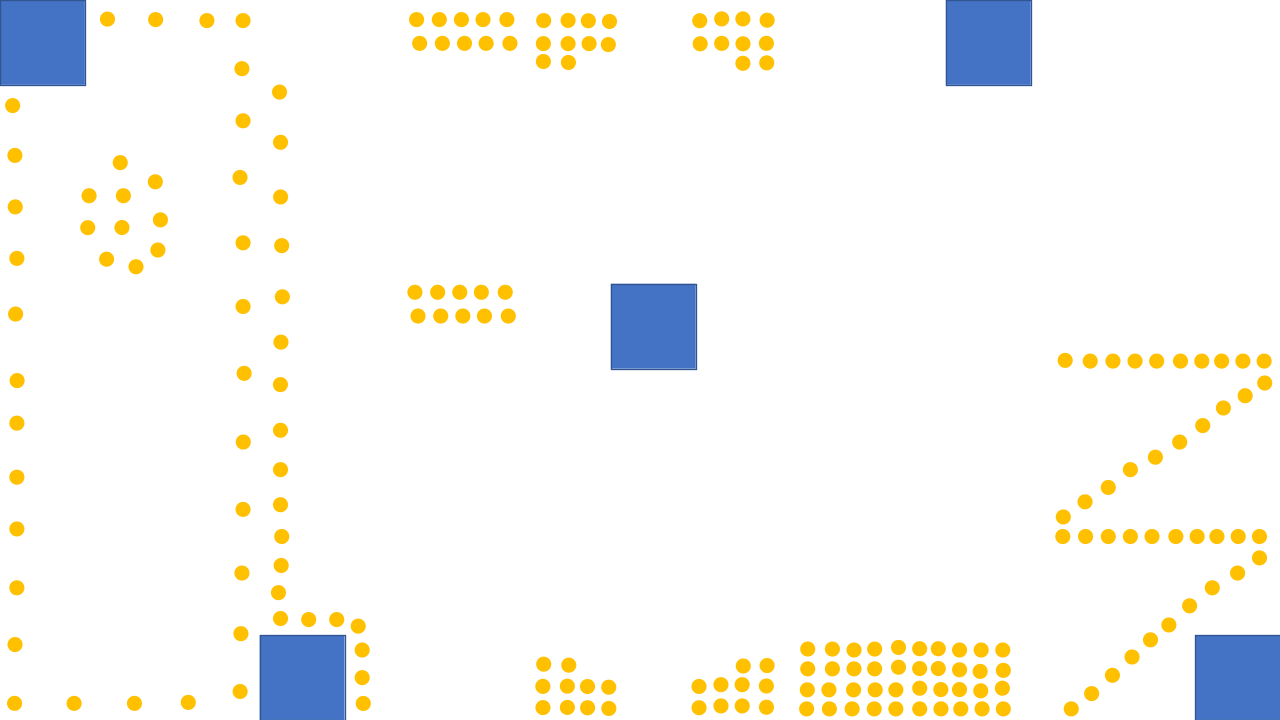
#> input picture ai/img/Organiza y planea v.1.png, 1280 x 720 px
$ python -i find_coords.py   (imports and definitions only)
#> lines starting #> are read from the running program, lines starting #| are printed output that depends on the picture; after the words box and inside, x2 and y2 are one past the last pixel; in counts of white or black regions, pixels touching at a corner belong together
#> further down, picture is the input picture: shape (720, 1280, 3); mean B, G, R 242.7, 246.9, 247.5
import numpy as np
import cv2

def find_coords(image: np.ndarray) -> tuple[list[tuple[float]], list[tuple[float]]]:
    # Convertir imagen a escala de grises
    # contrast_image = cv2.cvtColor(image, cv2.COLOR_BGR2LAB)
    gray_image = cv2.cvtColor(image, cv2.COLOR_BGR2GRAY)
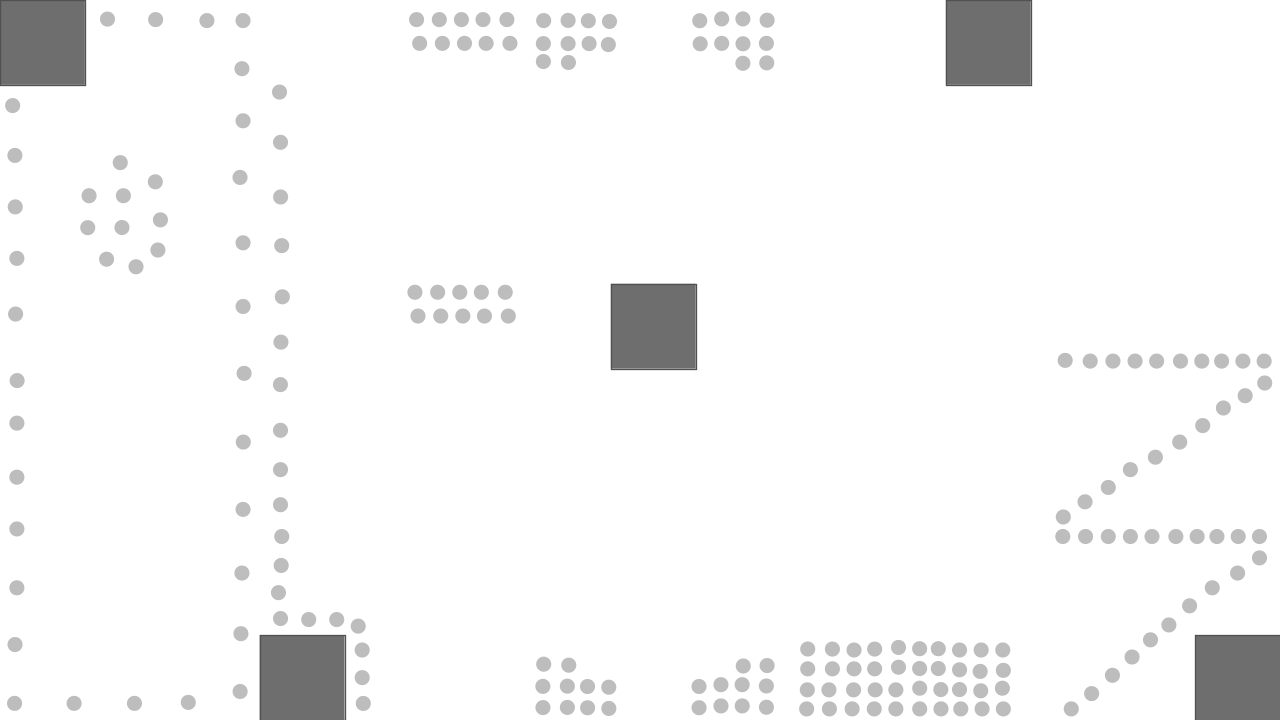
#> gray_image: shape (720, 1280); min 81, max 255, mean 246.6

    # Filtro Gaussiano
    # blur = cv2.GaussianBlur(gray_image, (5, 5), 0)
    # Umbral adaptativo para binarizar la imagen
    # _, binary_image = cv2.threshold(gray_image, 200, 255, cv2.THRESH_BINARY_INV + cv2.THRESH_OTSU)

    # Se binariza la imagen manualmente en base a la media del valor de los pixeles
    mean = np.mean(gray_image)
#> mean = 246.6
    binary_image = np.asarray((gray_image >= mean) * 255, dtype='uint8')
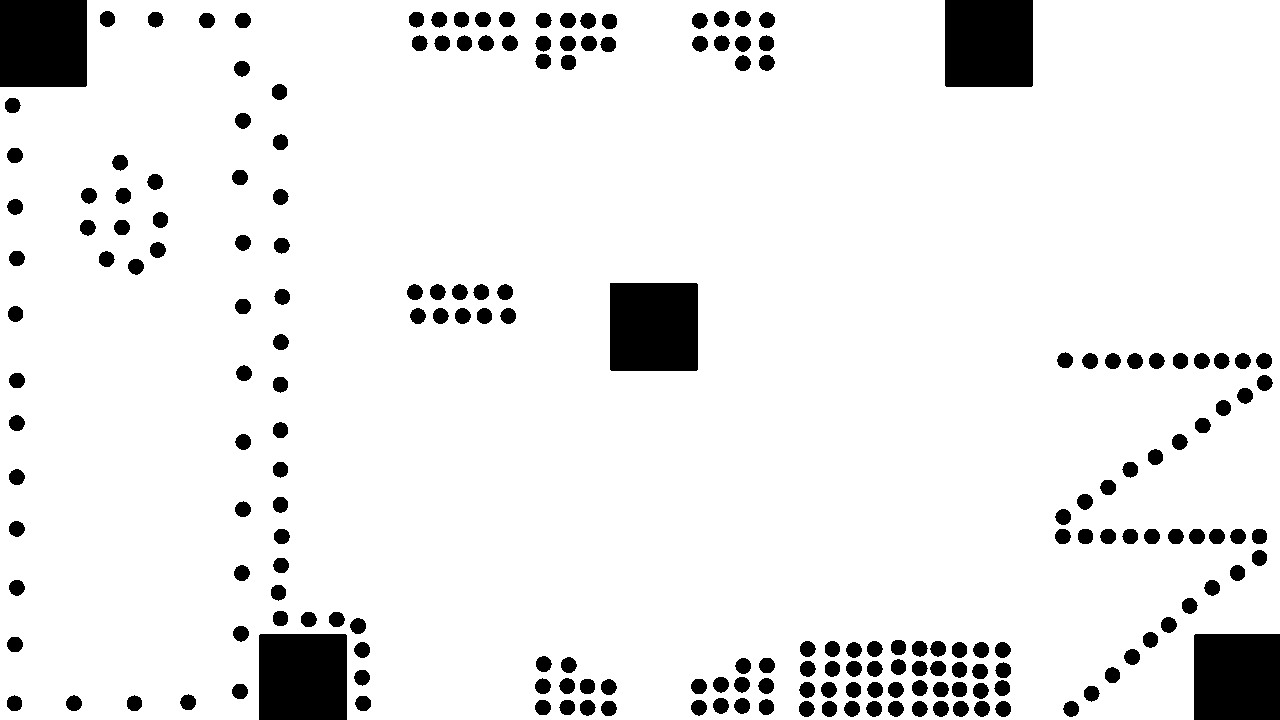
#> binary_image: shape (720, 1280); 91.6% white; 205 black regions, largest, box (x1, y1, x2, y2) and area: (610, 283, 698, 371) 7741, (945, 0, 1033, 87) 7654, (0, 0, 87, 87) 7568
    # Se invierte la imagen para obtener los componentes
    binary_image = cv2.bitwise_not(binary_image)
#> binary_image: shape (720, 1280); 8.4% white; 205 white regions

    # Encontrar contornos de las pelotas y la meta
    contours, _ = cv2.findContours(binary_image, cv2.RETR_EXTERNAL, cv2.CHAIN_APPROX_SIMPLE)
#> contours = 205 contours; largest, box (x1, y1, x2, y2) and area: (610, 283, 698, 371) 7568, (945, 0, 1033, 87) 7481, (0, 0, 87, 87) 7396, (259, 634, 347, 720) 7394, (1194, 634, 1280, 720) 7224


    # Extract the coordinates of the centers of the contours
    ball_coordinates = []
    target_coordinates = []

    # El componente con mayor área es el recuadro
    max_area = np.max([cv2.contourArea(c) for c in contours])
#> max_area = 7567.5
    mean_area = np.mean([cv2.contourArea(c) for c in contours])
#> mean_area = 349.5

    for contour in contours:
        moment = cv2.moments(contour)
        cx = int(moment["m10"] / moment["m00"])
        cy = int(moment["m01"] / moment["m00"])
        # Por lo que se descarta de las pelotas
        if cv2.contourArea(contour) > mean_area:
            target_coordinates.append(np.array((cx, cy)))
        else:
            ball_coordinates.append(np.array((cx, cy)))
#> this loop made 205 passes
#> (cx, cy) on passes 1 to 3: (1070, 708), (1002, 708), (981, 708)
#> after the loop, ball_coordinates = 200 pairs, first value 12 to 1264, second value 18 to 708; target_coordinates = [[1236, 676], [302, 676], [653, 326], [988, 42], [42, 42]]

    return ball_coordinates, target_coordinates

def show_solution(image_reference, ball_coords, target_coords=None):
    # Visualiza la mejor solución
    result_image = np.copy(image_reference)
    for ball in ball_coords:
        x, y = ball.astype(int)
        cv2.circle(result_image, (x, y), 5, (0, 0, 255), -1)

    if target_coords:
        for goal in target_coords:
            x, y = goal.astype(int)
            cv2.circle(result_image, (x, y), 5, (0, 255, 0), -1)

    # Muestra la imagen con las coordenadas optimizadas
    while True:
        cv2.imshow("Resultado", result_image)
        if cv2.waitKey(33) == 27:
            break
    cv2.imwrite('output.png', result_image)
    cv2.destroyAllWindows()

>>> import cv2
>>> picture = cv2.imread('img/Organiza y planea v.1.png')
>>> result = find_coords(picture)
